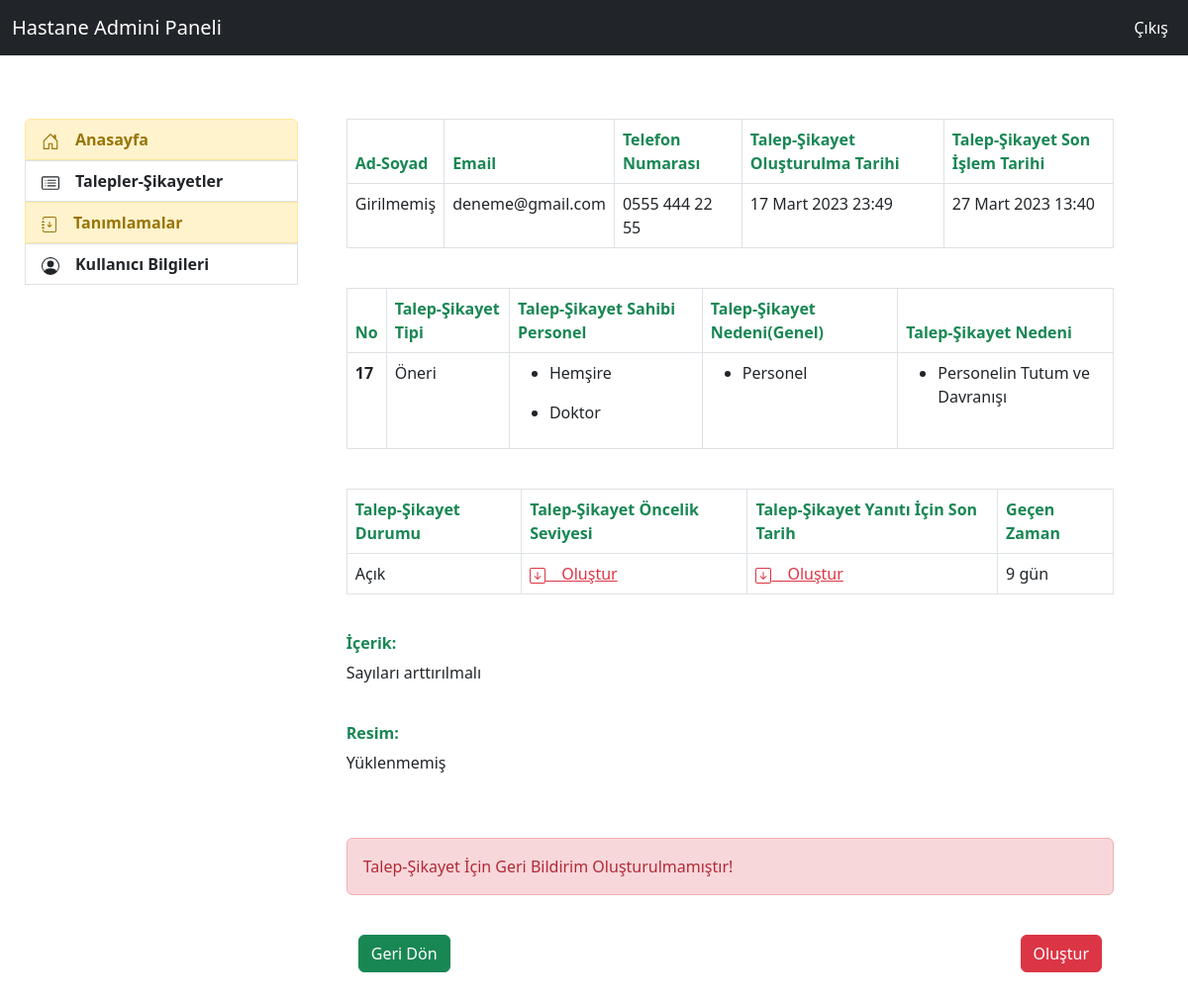
The app's page /feedbacks/admin_feedback_detail/17 (signed in) with its own data.
### feedback/models.py (models this page shows, shortened)
class Feedback(models.Model):
    IdCompany = models.ForeignKey(Company,on_delete=models.CASCADE,verbose_name="Hastane")
    Name = models.CharField(max_length=30,verbose_name="Ad",null=True,blank=True)
    Surname = models.CharField(max_length=30,verbose_name="Soyad",null=True,blank=True)
    Email = models.EmailField(max_length=40,verbose_name="Email")
    PhoneNumber = PhoneNumberField(default="",verbose_name="Telefon Numarası")
    Content = models.TextField(verbose_name="Talep-Şikayet İçeriği")
    Photo = models.FileField(blank=True,null=True,verbose_name="Resim")
    IdDepartment = models.ForeignKey(Department,on_delete=models.CASCADE,verbose_name="Talep-Şikayet Departmanı")
    IdFeedbackType = models.ForeignKey(FeedbackType,on_delete=models.CASCADE,verbose_name="Talep-Şikayet Tipi")
    IdFeedbackSource = models.ManyToManyField(FeedbackSource,verbose_name="Talep-Şikayet Nedeni (Çoklu Seçim Yapılabilir) ")
    IdFeedbackReason = models.ManyToManyField(FeedbackReason,verbose_name="Talep-Şikayet Nedeni (Detay) (Çoklu Seçim Yapılabilir) ")
    IdFeedbackPersonel =models.ManyToManyField(FeedbackPersonel,verbose_name="Talep-Şikayet Personeli (Çoklu Seçim Yapılabilir) ")
    FeedbackOpenDate = models.DateTimeField(auto_now_add=True,verbose_name="Oluşturulma Tarihi")
    IdFeedbackPriorityLevel = models.ForeignKey(FeedbackPriorityLevel,null=True,on_delete=models.CASCADE,verbose_name="Talep-Şikayet Öncelik Seviyesi")
    IdFeedbackStatus = models.ForeignKey(FeedbackStatus,default=1,verbose_name="Talep-Şikayet Durumu",on_delete=models.CASCADE)
    FeedbackClosedDate= models.DateTimeField(auto_now=True,verbose_name="Talep-Şikayet Son İşlem Saati")
    LastSolveDate = models.DateTimeField(null=True,verbose_name="Talep ve Şikayetin Yanıtı İçin Gerekli Zaman(Ör: ..-..-.... 17:40)")
    DurationTime = models.CharField(max_length=100,verbose_name="Geçen Zaman",null=True)
    class Meta:
        ordering = ["IdFeedbackStatus__id","-IdFeedbackPriorityLevel__id"]

class FeedbackType(models.Model):
    idcompany= models.ForeignKey(Company,on_delete=models.CASCADE,verbose_name="f_type_company")
    name = models.CharField(max_length=8,verbose_name="Talep-Şikayet Tipi")
    status = models.CharField(max_length=6,verbose_name="Durum",choices=status_choices)
    def __str__(self):
        return self.name

class FeedbackPersonel(models.Model):
    idcompany= models.ForeignKey(Company,on_delete=models.CASCADE,verbose_name="Hastane")
    name = models.CharField(max_length=35,verbose_name="Personel Adı")

class FeedbackSource(models.Model):
    idcompany= models.ForeignKey(Company,on_delete=models.CASCADE,verbose_name="f_source_company")
    name = models.CharField(max_length=35,verbose_name="Talep-Şikayet Genel Neden Adı")
    status = models.CharField(max_length=6,verbose_name="Durum",choices=status_choices)

class FeedbackReason(models.Model):
    idcompany= models.ForeignKey(Company,on_delete=models.CASCADE,verbose_name="f_reason_company")
    name = models.CharField(max_length=35,verbose_name="Talep-Şikayet Nedeni Adı")
    status = models.CharField(max_length=6,verbose_name="Durum",choices=status_choices)

class FeedbackStatus(models.Model):
    IdCompany = models.ForeignKey(Company,verbose_name="status_ıdcompany",on_delete=models.CASCADE)
    name = models.CharField(max_length=7,verbose_name="Durum Adı",choices=f_status_choice)
    def __str__(self):
        return self.name

### feedback/views.py (the view, shortened to what this page needs)
# urls.py: path('admin_feedback_detail/<int:id>',views.admin_feedback_detail,name="admin_feedback_detail"),
@login_required(login_url="user:login")
def admin_feedback_detail(request,id):
    feedback = Feedback.objects.get(id=id)
    if feedback.Photo:
        print(feedback.Photo.url)
    zaman(feedback)
    form = AdminFeedbackForm(request.POST or None,instance=feedback)
    feedback_status = FeedbackStatusHistory.objects.filter(history_feedback=id).first()
    if feedback_status:
        dosya_uzantısı = str(feedback_status.history_file).endswith(".txt")
    else:
        dosya_uzantısı = False
    status_form = StatusForm(request.POST or None,instance=feedback)
    context = {
        "feedback":feedback,
        "form":form,
        "feedback_status":feedback_status,
        "status_form":status_form,
        "dosya_uzantısı":dosya_uzantısı,
    }
    return render(request,"admin/feedback_detail.html",context)

### feedback/models.py (called while the page is built)
    def __str__(self):
        return self.name

### feedback/views.py (called while the page is built)
def zaman(feedback):
        liste = list()
        time = now() - feedback.FeedbackOpenDate
        for t in str(time):
            liste.append(t)
        if liste[2] == "d":
            time = liste[0] + " gün"
        elif liste[0]=="0" and liste[1]==":":
            time = liste[2]+liste[3]+" dakika"
        elif liste[3]=="d":
            time = liste[0]+liste[1]+" gün"
        elif liste[1]==":" and int(liste[2]) == True :
            time = liste[0]+liste[1]+ " saat"
        elif liste[2] == ":" :
            time = liste[0]+liste[1]+ " saat"
        elif liste[1] == ":":
            time =liste[0]+ " saat"
        elif liste[2]=="m":
            time = liste[0] +" ay"
        elif liste[3]=="m":
            time = liste[0]+liste[1]+" ay"
        feedback.DurationTime = time
        feedback.save()

### templates/admin/feedback_detail.html (shortened to what this page needs)
{% extends "admin/layout.html" %}
{% block content %}
{% load crispy_forms_tags %}
<table class="table table-bordered">
  <thead>
    <tr>
      <th scope="col" class="text-success">Ad-Soyad</th>
      <th scope="col" class="text-success">Email</th>
      <th scope="col" class="text-success">Telefon Numarası</th>
      <th scope="col" class="text-success">Talep-Şikayet Oluşturulma Tarihi</th>
      <th scope="col" class="text-success">Talep-Şikayet Son İşlem Tarihi</th>
    </tr>
  </thead>
  <tbody>
        <tr>
            <td>
            {% if feedback.Name == None or feedback.Surname == None %}
                <div class="col-6">Girilmemiş</div>
            {% else %}
                <div class="col-6">{{feedback.Name}} {{feedback.Surname}}</div>
            {% endif %}
            </td>
            <td>{{feedback.Email}}</td>
            <td>{{feedback.PhoneNumber}}</td>
            <td>{{feedback.FeedbackOpenDate}}</td>
            <td>{{feedback.FeedbackClosedDate}}</td>
        </tr>
  </tbody>
</table><br>
<table class="table table-bordered">
  <thead>
    <tr>
      <th scope="col" class="text-success">No</th>
      <th scope="col" class="text-success">Talep-Şikayet Tipi</th>
      <th scope="col" class="text-success">Talep-Şikayet Sahibi Personel</th>
      <th scope="col" class="text-success">Talep-Şikayet Nedeni(Genel)</th>
      <th scope="col" class="text-success">Talep-Şikayet Nedeni</th>
    </tr>
  </thead>
  <tbody>
        <tr>
            <td><b>{{feedback.id}}</b></td>
            <td>{{feedback.IdFeedbackType}}</td>
            <td>
                {% for f_personel in feedback.IdFeedbackPersonel.all %}
                    <ul><li>{{f_personel.name}}</li></ul>
                {% endfor %}
            </td>
            <td>
                {% for f_source in feedback.IdFeedbackSource.all %}
                    <ul><li>{{f_source.name}}</li></ul>
                {% endfor %}
            </td>
            <td>
                {% for f_reason in feedback.IdFeedbackReason.all %}
                    <ul><li>{{f_reason.name}}</li></ul>
                {% endfor %}
            </td>
        </tr>
  </tbody>
</table><br>
<table class="table table-bordered">
  <thead>
    <tr>
      <th scope="col" class="text-success">Talep-Şikayet Durumu</th>
      <th scope="col" class="text-success">Talep-Şikayet Öncelik Seviyesi</th>
      <th scope="col" class="text-success">Talep-Şikayet Yanıtı İçin Son Tarih </th>
      <th scope="col" class="text-success">Geçen Zaman</th>
    </tr>
  </thead>
  <tbody>
        <tr>
            <td>
              <div class="col-6 ">{{feedback.IdFeedbackStatus}}</div>
            </td>
            <td>
            {% if feedback.IdFeedbackPriorityLevel == None %}
                <div class="col-6"><a class="text-danger" data-bs-toggle="collapse" href="#collapseExampleUpdate" role="button" aria-expanded="false" aria-controls="collapseExample">
                &emsp;Oluştur</a></div>
            {% else %}
                <div class="col-6">{{feedback.IdFeedbackPriorityLevel}}</div>
            {% endif %}</td>
            <td>
            {% if feedback.LastSolveDate == None %}
                <div class="col-6"><a class="text-danger" data-bs-toggle="collapse" href="#collapseExampleUpdate" role="button" aria-expanded="false" aria-controls="collapseExample">
                &emsp;Oluştur</a></div>
            {% else %}
                <div class="col-6">{{feedback.LastSolveDate}}</div>
            {% endif %}
            </td>
            <td><div class="col-6">{{feedback.DurationTime}}</div></td>
        </tr>
  </tbody>
</table><br>
<h6 class="text-success"><b>İçerik:</b></h6><p>{{feedback.Content}}</p><br>
<h6 class="text-success"><b>Resim:</b></h6>
{% if feedback.Photo %}
  <img class="img-fluid rounded" src="{{feedback.Photo.url}}" ><br>
{% else %}
    <p>Yüklenmemiş</p>
{% endif %}
<br>
{% if feedback_status %}
<table class="table table-bordered">
  <thead>
    <tr>
      <th scope="col" class="text-danger">Geri Bildirim Tarihi</th>
      <th scope="col" class="text-danger">Geri Bildirim Notu</th>
      <th scope="col" class="text-danger">Geri Bildirim Dosyası</th>
    </tr>
  </thead>
  <tbody>
        <tr>
            <td>{{feedback_status.history_date}}</td>
            <td>{{feedback_status.history_note}}</td>
            {% if feedback_status.history_file %}
              {% if dosya_uzantısı == True %}
                  <td><a href= "{% url 'feedback:admin_files_read' feedback_status.id %}" >{{feedback_status.history_file}}</a></td>
              {% else %}
                  <td><a href="/media/{{feedback_status.history_file}}">{{feedback_status.history_file}}</a></td>
              {% endif %}
            {% else %}
                <td>Dosya Yüklenmemiş</td>
            {% endif %}
        </tr>
  </tbody>
</table><br>
{% else %}
<br>
    <div class="alert alert-danger">
        Talep-Şikayet İçin Geri Bildirim Oluşturulmamıştır!
    </div><br>
{% endif %}
{% if feedback.IdFeedbackPriorityLevel.name != None and feedback.LastSolveDate != None and feedback_status %}
<div class="container">
  <div class="row">
    <div class="col-6">
      <div class="d-flex justify-content-left ">
        <div class="col-example"><a class="btn btn-success" href="{% url 'feedback:admin_feedback_islemde' %}">Geri Dön</a></div>
      </div>
    </div>
    <div class="col-6">
      <div class="d-flex justify-content-end ">
        <button class="btn btn-danger" role="button" data-bs-toggle="collapse" data-bs-target="#collapseExampleUpdate" aria-expanded="false" aria-controls="collapseExample">
       Güncelle</button>
      </div>
  </div>
  </div>
</div>
<br><br><br><br>
<div class="collapse" id="collapseExampleUpdate">
    <h5 class="text-danger">Talep-Şikayet Durumu Güncelleme</h5>
    <hr>
    <div class="row">
        <div class="col-md-3 offset-md-3">
            <form method="POST">
                {% csrf_token %}
                {{status_form|crispy}}
                <br>
                <button type="submit" class="btn btn-danger">Güncelle</button>
            </form>
        </div>
    </div>
</div><br>
{% else %}
<div class="container">
  <div class="row">
    <div class="col-6">
      <div class="d-flex justify-content-left ">
        <div class="col-example"><a class="btn btn-success" href="{% url 'feedback:admin_feedback' %}">Geri Dön</a></div>
      </div>
    </div>
    <div class="col-6">
      <div class="d-flex justify-content-end ">
        <button class="btn btn-danger" role="button" data-bs-toggle="collapse" data-bs-target="#collapseExampleAdd" aria-expanded="false" aria-controls="collapseExample">
       Oluştur</button>
      </div>
  </div>
  </div>
</div>
<br><br><br><br>
<br>
{% endif %}
{% endblock  %}

### records on screen
Feedback: Email "deneme@gmail.com", PhoneNumber "0555 444 22 55", FeedbackOpenDate "17 Mart 2023 23:49", FeedbackClosedDate "27 Mart 2023 13:40", id "17", IdFeedbackType "Öneri", IdFeedbackStatus "Açık", DurationTime "9 gün", Content "Sayıları arttırılmalı"
FeedbackPersonel: name "Hemşire"
FeedbackPersonel: name "Doktor"
FeedbackSource: name "Personel"
FeedbackReason: name "Personelin Tutum ve Davranışı"
